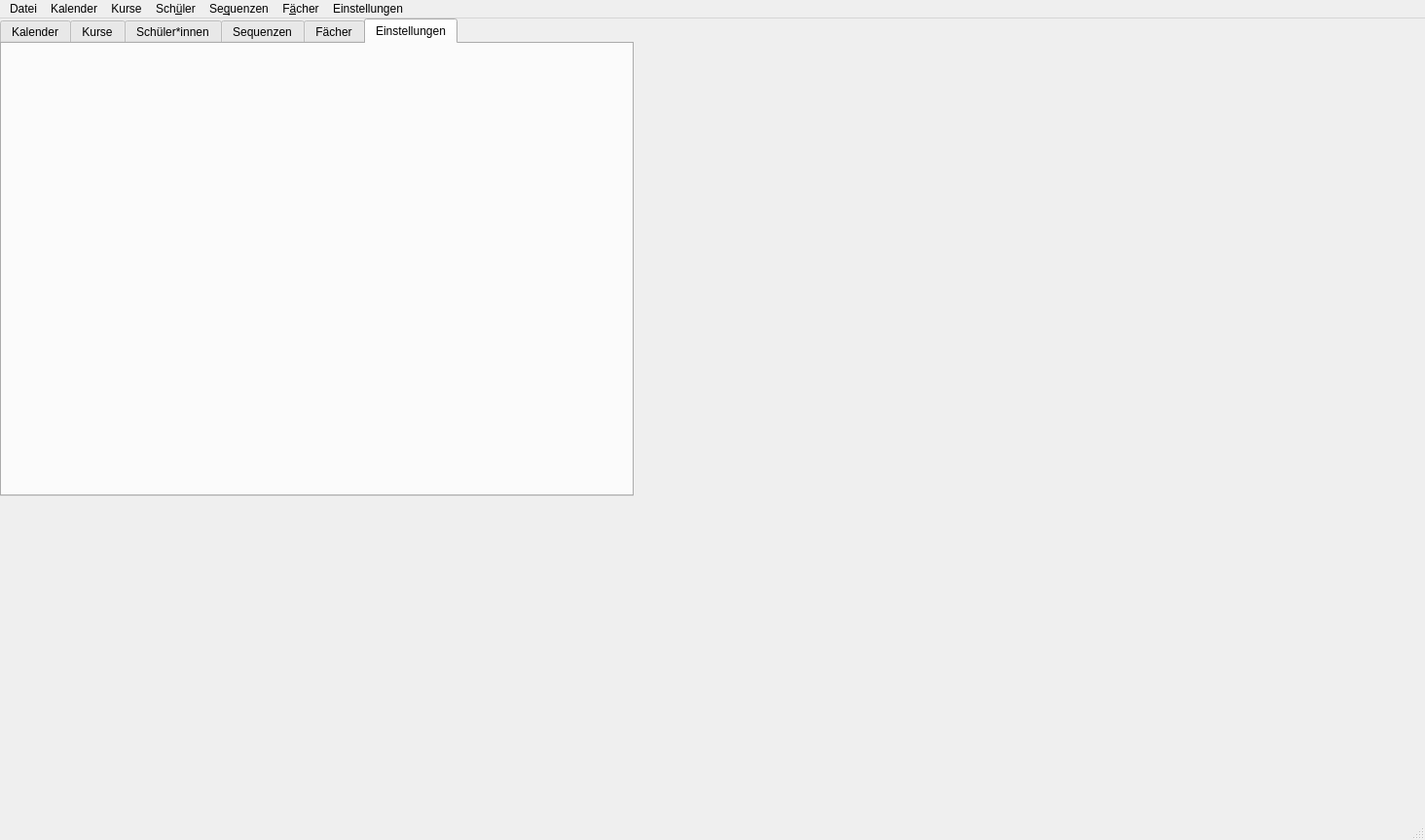
<?xml version="1.0" encoding="UTF-8"?>
<ui version="4.0">
 <class>MainWindow</class>
 <widget class="QMainWindow" name="MainWindow">
  <property name="geometry">
   <rect>
    <x>0</x>
    <y>0</y>
    <width>1464</width>
    <height>863</height>
   </rect>
  </property>
  <property name="windowTitle">
   <string>Schulfreund</string>
  </property>
  <property name="windowIcon">
   <iconset>
    <normaloff>ente.png</normaloff>ente.png</iconset>
  </property>
  <widget class="QWidget" name="centralwidget">
   <widget class="QTabWidget" name="tabWidget">
    <property name="geometry">
     <rect>
      <x>0</x>
      <y>0</y>
      <width>651</width>
      <height>491</height>
     </rect>
    </property>
    <property name="currentIndex">
     <number>5</number>
    </property>
    <widget class="QWidget" name="tab_kal">
     <attribute name="title">
      <string>Kalender</string>
     </attribute>
     <widget class="QLabel" name="label">
      <property name="geometry">
       <rect>
        <x>400</x>
        <y>10</y>
        <width>121</width>
        <height>21</height>
       </rect>
      </property>
      <property name="text">
       <string>&lt;html&gt;&lt;head/&gt;&lt;body&gt;&lt;p&gt;&lt;span style=&quot; font-weight:600;&quot;&gt;Stunden des Tages&lt;/span&gt;&lt;/p&gt;&lt;/body&gt;&lt;/html&gt;</string>
      </property>
      <property name="scaledContents">
       <bool>false</bool>
      </property>
     </widget>
     <widget class="QListView" name="listView_fokus">
      <property name="geometry">
       <rect>
        <x>390</x>
        <y>240</y>
        <width>211</width>
        <height>211</height>
       </rect>
      </property>
     </widget>
     <widget class="QCalendarWidget" name="calendarWidget">
      <property name="enabled">
       <bool>true</bool>
      </property>
      <property name="geometry">
       <rect>
        <x>0</x>
        <y>0</y>
        <width>392</width>
        <height>240</height>
       </rect>
      </property>
      <property name="gridVisible">
       <bool>false</bool>
      </property>
     </widget>
     <widget class="QListView" name="listView_tag">
      <property name="geometry">
       <rect>
        <x>390</x>
        <y>30</y>
        <width>211</width>
        <height>211</height>
       </rect>
      </property>
     </widget>
     <widget class="QLabel" name="label_5">
      <property name="geometry">
       <rect>
        <x>400</x>
        <y>270</y>
        <width>151</width>
        <height>21</height>
       </rect>
      </property>
      <property name="text">
       <string>&lt;html&gt;&lt;head/&gt;&lt;body&gt;&lt;p&gt;Niklas&lt;/p&gt;&lt;/body&gt;&lt;/html&gt;</string>
      </property>
      <property name="scaledContents">
       <bool>false</bool>
      </property>
     </widget>
     <widget class="QLabel" name="label_3">
      <property name="geometry">
       <rect>
        <x>10</x>
        <y>270</y>
        <width>151</width>
        <height>21</height>
       </rect>
      </property>
      <property name="text">
       <string>&lt;html&gt;&lt;head/&gt;&lt;body&gt;&lt;p&gt;08.03.23. Klausur EF&lt;br/&gt;&lt;/p&gt;&lt;/body&gt;&lt;/html&gt;</string>
      </property>
      <property name="scaledContents">
       <bool>false</bool>
      </property>
     </widget>
     <widget class="QLabel" name="label_2">
      <property name="geometry">
       <rect>
        <x>400</x>
        <y>30</y>
        <width>151</width>
        <height>21</height>
       </rect>
      </property>
      <property name="text">
       <string>&lt;html&gt;&lt;head/&gt;&lt;body&gt;&lt;p&gt;&lt;/p&gt;&lt;p&gt;&lt;br/&gt;&lt;/p&gt;&lt;/body&gt;&lt;/html&gt;</string>
      </property>
      <property name="scaledContents">
       <bool>false</bool>
      </property>
     </widget>
     <widget class="QLabel" name="label_4">
      <property name="geometry">
       <rect>
        <x>10</x>
        <y>250</y>
        <width>121</width>
        <height>21</height>
       </rect>
      </property>
      <property name="text">
       <string>&lt;html&gt;&lt;head/&gt;&lt;body&gt;&lt;p&gt;&lt;span style=&quot; font-weight:600;&quot;&gt;Wichtige Ereignisse&lt;/span&gt;&lt;/p&gt;&lt;/body&gt;&lt;/html&gt;</string>
      </property>
      <property name="scaledContents">
       <bool>false</bool>
      </property>
     </widget>
     <widget class="QLabel" name="label_6">
      <property name="geometry">
       <rect>
        <x>400</x>
        <y>250</y>
        <width>121</width>
        <height>21</height>
       </rect>
      </property>
      <property name="text">
       <string>&lt;html&gt;&lt;head/&gt;&lt;body&gt;&lt;p&gt;&lt;span style=&quot; font-weight:600;&quot;&gt;Achte heute auf&lt;/span&gt;&lt;/p&gt;&lt;/body&gt;&lt;/html&gt;</string>
      </property>
      <property name="scaledContents">
       <bool>false</bool>
      </property>
     </widget>
     <widget class="QListView" name="listView_ereignisse">
      <property name="geometry">
       <rect>
        <x>0</x>
        <y>240</y>
        <width>391</width>
        <height>211</height>
       </rect>
      </property>
     </widget>
     <widget class="QPushButton" name="addLessonButton">
      <property name="geometry">
       <rect>
        <x>570</x>
        <y>10</y>
        <width>31</width>
        <height>21</height>
       </rect>
      </property>
      <property name="text">
       <string>+</string>
      </property>
     </widget>
     <zorder>listView_tag</zorder>
     <zorder>listView_ereignisse</zorder>
     <zorder>label</zorder>
     <zorder>listView_fokus</zorder>
     <zorder>calendarWidget</zorder>
     <zorder>label_5</zorder>
     <zorder>label_3</zorder>
     <zorder>label_2</zorder>
     <zorder>label_4</zorder>
     <zorder>label_6</zorder>
     <zorder>addLessonButton</zorder>
    </widget>
    <widget class="QWidget" name="tab_kurse">
     <attribute name="title">
      <string>Kurse</string>
     </attribute>
    </widget>
    <widget class="QWidget" name="tab_sus">
     <attribute name="title">
      <string>Schüler*innen</string>
     </attribute>
    </widget>
    <widget class="QWidget" name="tab_sequ">
     <attribute name="title">
      <string>Sequenzen</string>
     </attribute>
    </widget>
    <widget class="QWidget" name="tab_faecher">
     <attribute name="title">
      <string>Fächer</string>
     </attribute>
    </widget>
    <widget class="QWidget" name="tab_sett">
      <attribute name="title">
      <string>Einstellungen</string>
      </attribute>
    </widget>
   </widget>
  </widget>
  <widget class="QMenuBar" name="menubar">
   <property name="geometry">
    <rect>
     <x>0</x>
     <y>0</y>
     <width>1464</width>
     <height>30</height>
    </rect>
   </property>
   <widget class="QMenu" name="menuDatei">
    <property name="title">
     <string>Datei</string>
    </property>
   </widget>
   <widget class="QMenu" name="menuKalender">
    <property name="title">
     <string>Kalender</string>
    </property>
   </widget>
   <widget class="QMenu" name="menuSch_ler">
    <property name="title">
     <string>Sch&amp;üler</string>
    </property>
   </widget>
   <widget class="QMenu" name="menuKurse">
    <property name="title">
     <string>Kurse</string>
    </property>
   </widget>
   <widget class="QMenu" name="menuSequenzen">
    <property name="title">
     <string>Se&amp;quenzen</string>
    </property>
   </widget>
   <widget class="QMenu" name="menuF_cher">
    <property name="title">
     <string>F&amp;ächer</string>
    </property>
   </widget>
   <widget class="QMenu" name="menuEinstellungen">
    <property name="title">
     <string>Einstellungen</string>
    </property>
   </widget>
   <addaction name="menuDatei"/>
   <addaction name="menuKalender"/>
   <addaction name="menuKurse"/>
   <addaction name="menuSch_ler"/>
   <addaction name="menuSequenzen"/>
   <addaction name="menuF_cher"/>
   <addaction name="menuEinstellungen"/>
  </widget>
  <widget class="QStatusBar" name="statusbar"/>
 </widget>
 <resources>
  <include location="mockup.qrc"/>
 </resources>
 <connections/>
</ui>
